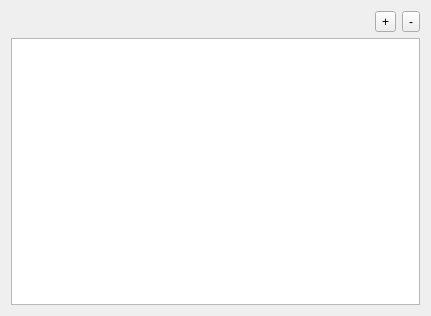
<?xml version="1.0" encoding="UTF-8"?>
<ui version="4.0">
 <class>Form</class>
 <widget class="QWidget" name="Form">
  <property name="geometry">
   <rect>
    <x>0</x>
    <y>0</y>
    <width>431</width>
    <height>316</height>
   </rect>
  </property>
  <property name="windowTitle">
   <string>Form</string>
  </property>
  <layout class="QGridLayout" name="gridLayout">
   <item row="0" column="0">
    <layout class="QHBoxLayout" name="horizontalLayout">
     <item>
      <spacer name="horizontalSpacer">
       <property name="orientation">
        <enum>Qt::Horizontal</enum>
       </property>
       <property name="sizeHint" stdset="0">
        <size>
         <width>40</width>
         <height>20</height>
        </size>
       </property>
      </spacer>
     </item>
     <item>
      <widget class="QToolButton" name="toolButton">
       <property name="text">
        <string>+</string>
       </property>
      </widget>
     </item>
     <item>
      <widget class="QToolButton" name="toolButton_2">
       <property name="text">
        <string>-</string>
       </property>
      </widget>
     </item>
    </layout>
   </item>
   <item row="1" column="0">
    <widget class="QTableView" name="tableView"/>
   </item>
  </layout>
 </widget>
 <resources/>
 <connections/>
</ui>
